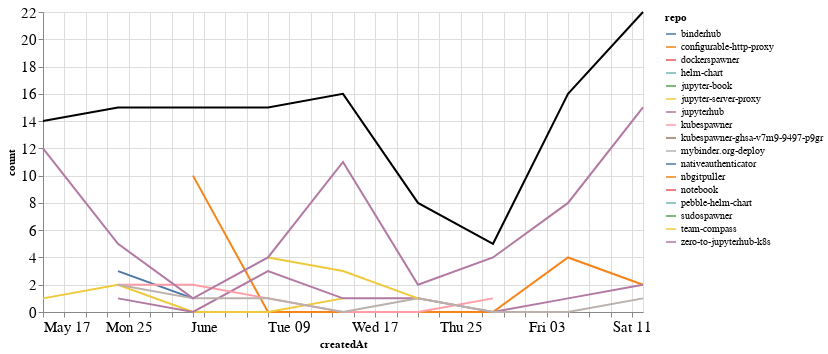

This figure's notebook cell:
### Markdown cell above
## Comments

### Code cell
comments_time = comments.groupby('repo').resample('W', on='createdAt').count()['author'].reset_index()
comments_time = comments_time.rename(columns={'author': 'count'})
comments_time_total = comments_time.groupby('createdAt').agg({"count": "sum"}).reset_index()
ch1 = alt.Chart(comments_time, width=600).mark_line().encode(
    x='createdAt',
    y='count',
    color='repo',
    tooltip="repo"
)

ch2 = alt.Chart(comments_time_total, width=600).mark_line(color="black").encode(
    x='createdAt',
    y='count',
)

ch1 + ch2

### Figure 1 — Vega-Lite specification as saved in the notebook (floating-point values rounded to 4 significant figures)
{"config": {"axisLeft": {"labelFontSize": 15}, "axisBottom": {"labelFontSize": 15}}, "layer": [{"data": {"name": "data-43a8417b17de08454c089c9bb68a93ad"}, "mark": "line", "encoding": {"color": {"type": "nominal", "field": "repo"}, "tooltip": {"type": "nominal", "field": "repo"}, "x": {"type": "temporal", "field": "createdAt"}, "y": {"type": "quantitative", "field": "count"}}, "width": 600}, {"data": {"name": "data-5ed1634d96ea71ba52a494c83cb0e7e8"}, "mark": {"type": "line", "color": "black"}, "encoding": {"x": {"type": "temporal", "field": "createdAt"}, "y": {"type": "quantitative", "field": "count"}}, "width": 600}], "$schema": "https://vega.github.io/schema/vega-lite/v4.8.1.json", "datasets": {"data-43a8417b17de08454c089c9bb68a93ad": [{"repo": "binderhub", "createdAt": "2020-05-24T00:00:00", "count": 3}, {"repo": "binderhub", "createdAt": "2020-05-31T00:00:00", "count": 1}, {"repo": "configurable-http-proxy", "createdAt": "2020-05-31T00:00:00", "count": 10}, {"repo": "configurable-http-proxy", "createdAt": "2020-06-07T00:00:00", "count": 0}, {"repo": "configurable-http-proxy", "createdAt": "2020-06-14T00:00:00", "count": 0}, {"repo": "configurable-http-proxy", "createdAt": "2020-06-21T00:00:00", "count": 0}, {"repo": "configurable-http-proxy", "createdAt": "2020-06-28T00:00:00", "count": 0}, {"repo": "configurable-http-proxy", "createdAt": "2020-07-05T00:00:00", "count": 4}, {"repo": "configurable-http-proxy", "createdAt": "2020-07-12T00:00:00", "count": 2}, {"repo": "dockerspawner", "createdAt": "2020-07-05T00:00:00", "count": 1}, {"repo": "helm-chart", "createdAt": "2020-06-07T00:00:00", "count": 1}, {"repo": "jupyter-book", "createdAt": "2020-07-12T00:00:00", "count": 1}, {"repo": "jupyter-server-proxy", "createdAt": "2020-05-17T00:00:00", "count": 1}, {"repo": "jupyter-server-proxy", "createdAt": "2020-05-24T00:00:00", "count": 2}, {"repo": "jupyter-server-proxy", "createdAt": "2020-05-31T00:00:00", "count": 0}, {"repo": "jupyter-server-proxy", "createdAt": "2020-06-07T00:00:00", "count": 0}, {"repo": "jupyter-server-proxy", "createdAt": "2020-06-14T00:00:00", "count": 1}, {"repo": "jupyterhub", "createdAt": "2020-05-24T00:00:00", "count": 1}, {"repo": "jupyterhub", "createdAt": "2020-05-31T00:00:00", "count": 0}, {"repo": "jupyterhub", "createdAt": "2020-06-07T00:00:00", "count": 3}, {"repo": "jupyterhub", "createdAt": "2020-06-14T00:00:00", "count": 1}, {"repo": "jupyterhub", "createdAt": "2020-06-21T00:00:00", "count": 1}, {"repo": "jupyterhub", "createdAt": "2020-06-28T00:00:00", "count": 0}, {"repo": "jupyterhub", "createdAt": "2020-07-05T00:00:00", "count": 1}, {"repo": "jupyterhub", "createdAt": "2020-07-12T00:00:00", "count": 2}, {"repo": "kubespawner", "createdAt": "2020-05-24T00:00:00", "count": 2}, {"repo": "kubespawner", "createdAt": "2020-05-31T00:00:00", "count": 2}, {"repo": "kubespawner", "createdAt": "2020-06-07T00:00:00", "count": 1}, {"repo": "kubespawner", "createdAt": "2020-06-14T00:00:00", "count": 0}, {"repo": "kubespawner", "createdAt": "2020-06-21T00:00:00", "count": 0}, {"repo": "kubespawner", "createdAt": "2020-06-28T00:00:00", "count": 1}, {"repo": "kubespawner-ghsa-v7m9-9497-p9gr", "createdAt": "2020-07-05T00:00:00", "count": 1}, {"repo": "mybinder.org-deploy", "createdAt": "2020-05-24T00:00:00", "count": 2}, {"repo": "mybinder.org-deploy", "createdAt": "2020-05-31T00:00:00", "count": 1}, {"repo": "mybinder.org-deploy", "createdAt": "2020-06-07T00:00:00", "count": 1}, {"repo": "mybinder.org-deploy", "createdAt": "2020-06-14T00:00:00", "count": 0}, {"repo": "mybinder.org-deploy", "createdAt": "2020-06-21T00:00:00", "count": 1}, {"repo": "mybinder.org-deploy", "createdAt": "2020-06-28T00:00:00", "count": 0}, {"repo": "mybinder.org-deploy", "createdAt": "2020-07-05T00:00:00", "count": 0}, {"repo": "mybinder.org-deploy", "createdAt": "2020-07-12T00:00:00", "count": 1}, {"repo": "nativeauthenticator", "createdAt": "2020-07-12T00:00:00", "count": 1}, {"repo": "nbgitpuller", "createdAt": "2020-07-05T00:00:00", "count": 1}, {"repo": "notebook", "createdAt": "2020-05-17T00:00:00", "count": 1}, {"repo": "pebble-helm-chart", "createdAt": "2020-06-07T00:00:00", "count": 1}, {"repo": "sudospawner", "createdAt": "2020-06-21T00:00:00", "count": 3}, {"repo": "team-compass", "createdAt": "2020-06-07T00:00:00", "count": 4}, {"repo": "team-compass", "createdAt": "2020-06-14T00:00:00", "count": 3}, {"repo": "team-compass", "createdAt": "2020-06-21T00:00:00", "count": 1}, {"repo": "zero-to-jupyterhub-k8s", "createdAt": "2020-05-17T00:00:00", "count": 12}, {"repo": "zero-to-jupyterhub-k8s", "createdAt": "2020-05-24T00:00:00", "count": 5}, {"repo": "zero-to-jupyterhub-k8s", "createdAt": "2020-05-31T00:00:00", "count": 1}, {"repo": "zero-to-jupyterhub-k8s", "createdAt": "2020-06-07T00:00:00", "count": 4}, {"repo": "zero-to-jupyterhub-k8s", "createdAt": "2020-06-14T00:00:00", "count": 11}, {"repo": "zero-to-jupyterhub-k8s", "createdAt": "2020-06-21T00:00:00", "count": 2}, {"repo": "zero-to-jupyterhub-k8s", "createdAt": "2020-06-28T00:00:00", "count": 4}, {"repo": "zero-to-jupyterhub-k8s", "createdAt": "2020-07-05T00:00:00", "count": 8}, {"repo": "zero-to-jupyterhub-k8s", "createdAt": "2020-07-12T00:00:00", "count": 15}], "data-5ed1634d96ea71ba52a494c83cb0e7e8": [{"createdAt": "2020-05-17T00:00:00", "count": 14}, {"createdAt": "2020-05-24T00:00:00", "count": 15}, {"createdAt": "2020-05-31T00:00:00", "count": 15}, {"createdAt": "2020-06-07T00:00:00", "count": 15}, {"createdAt": "2020-06-14T00:00:00", "count": 16}, {"createdAt": "2020-06-21T00:00:00", "count": 8}, {"createdAt": "2020-06-28T00:00:00", "count": 5}, {"createdAt": "2020-07-05T00:00:00", "count": 16}, {"createdAt": "2020-07-12T00:00:00", "count": 22}]}}
